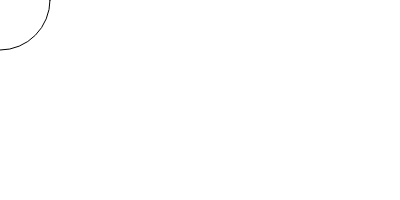
Frame 1 (no input)
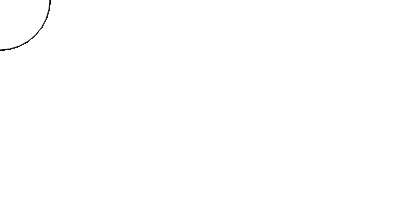
Frame 60 (no input)
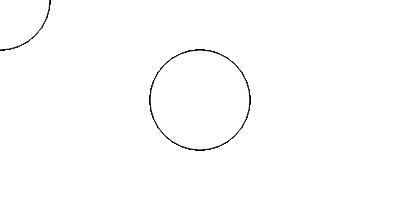
Frame 120 (the mouse pressed at the canvas centre since frame 60)

The p5.js sketch that drew these frames (run headless with seeded random() and noise() and a simulated clock; from frame 60 on, the mouse is pressed at the canvas centre):

// p5.js sketch
// ── sketch.js
function setup() {
  createCanvas(400, 200);
  console.log('in setup');
}

function draw() {
  console.log('in draw');
  // background(220);
  // circle(x,y,r)
  circle(mouseX,mouseY,100);
  // noLoop();
}
